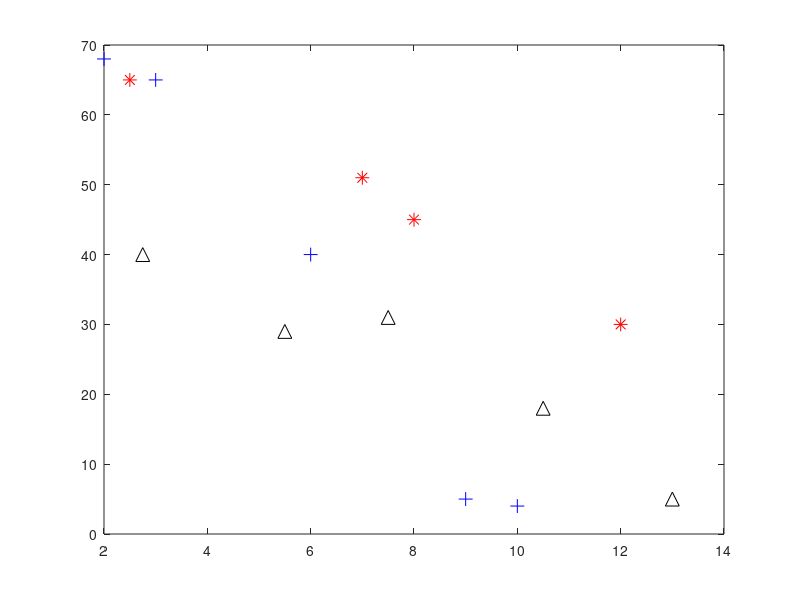

This figure's MATLAB source: (Note: this script raises an error after producing the figure.)
%% FIGURE 1 of the Collins & Khamassi 2021 book chapter
%% author: Mehdi Khamassi (CNRS / Sorbonne)

% plot huddling time of rat pups as a function of temperature

% GENERATE A MATRIX OF VIRTUAL DATA (FOR ILLUSTRATIVE PURPOSE ONLY)
tbl = [3 65; 9 5; 10 4; 2 68; 6 40; 12 30; 7 51; 2.5 65; 8 45; 2.75 40; 7.5 31; 5.5 29; 10.5 18; 13 5];
nbRats = size(tbl,1);
idxRat1 = 1;
idxRat2 = 6;
idxRat3 = 10;

% plot data points
figure,plot(tbl(idxRat1,1),tbl(idxRat1,2),'+b','MarkerSize',10)
hold on
plot(tbl(idxRat2,1),tbl(idxRat2,2),'*r','MarkerSize',10)
plot(tbl(idxRat3,1),tbl(idxRat3,2),'^k','MarkerSize',10)
for iii=1:nbRats
    if (iii>idxRat1)&&(iii<idxRat2)
        plot(tbl(iii,1),tbl(iii,2),'+b','MarkerSize',10) % rat 1
    end
    if (iii>idxRat2)&&(iii<idxRat3)
        plot(tbl(iii,1),tbl(iii,2),'*r','MarkerSize',10) % rat 2
    end
    if (iii>idxRat3)
        plot(tbl(iii,1),tbl(iii,2),'^k','MarkerSize',10) % rat 3
    end
end

% fitting the data of rat 1
[lineParameters,R1,J]=nlinfit(tbl(1:5,1),tbl(1:5,2),@linearFunction,[-1 150]);
plot([0:0.1:14],lineParameters(1).*[0:0.1:14]+lineParameters(2),'b')

% fitting the data of rat 2
[lineParameters,R1,J]=nlinfit(tbl(6:9,1),tbl(6:9,2),@linearFunction,[-1 150]);
plot([0:0.1:14],lineParameters(1).*[0:0.1:14]+lineParameters(2),'r')

% fitting the data of rat 3
[lineParameters,R1,J]=nlinfit(tbl(10:end,1),tbl(10:end,2),@linearFunction,[-1 150]);
plot([0:0.1:14],lineParameters(1).*[0:0.1:14]+lineParameters(2),'k')

% fitting the data of the whole population
[lineParameters,R1,J]=nlinfit(tbl(:,1),tbl(:,2),@linearFunction,[-1 150]);
plot([0:0.1:14],lineParameters(1).*[0:0.1:14]+lineParameters(2),'k','LineWidth',2)

xlabel('Température (°C)')
ylabel('Durée de blotissement (min)')
axis([0 14 -40 100])

% plotting fitting errors
for iii=1:nbRats % loop over data points
    plot([tbl(iii,1) tbl(iii,1)],[tbl(iii,2) (lineParameters(1)*tbl(iii,1)+lineParameters(2))],'--k')
end

maFigure = gca;
set(maFigure,'FontSize',14)
legend('Rat 1','Rat 2','Rat 3')

